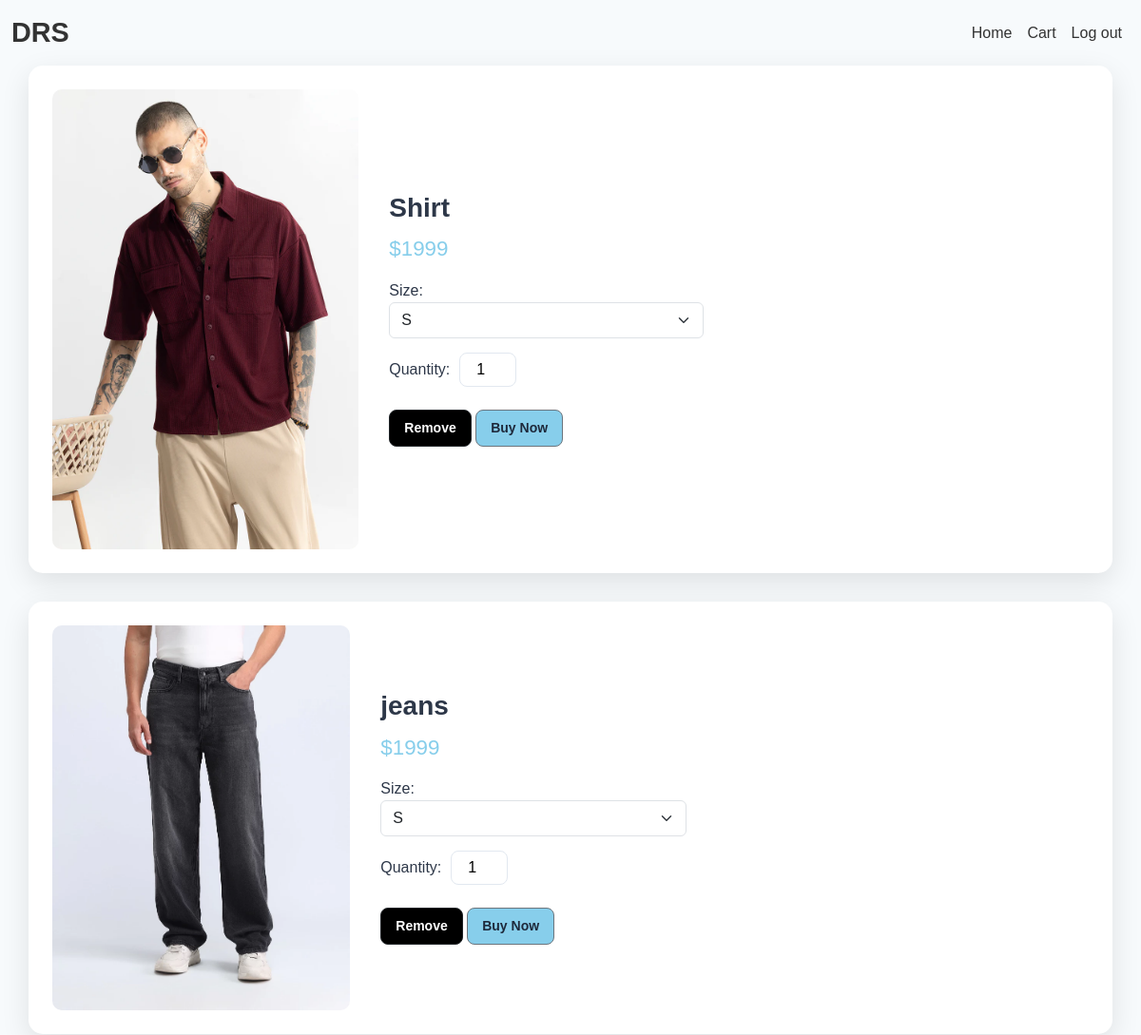
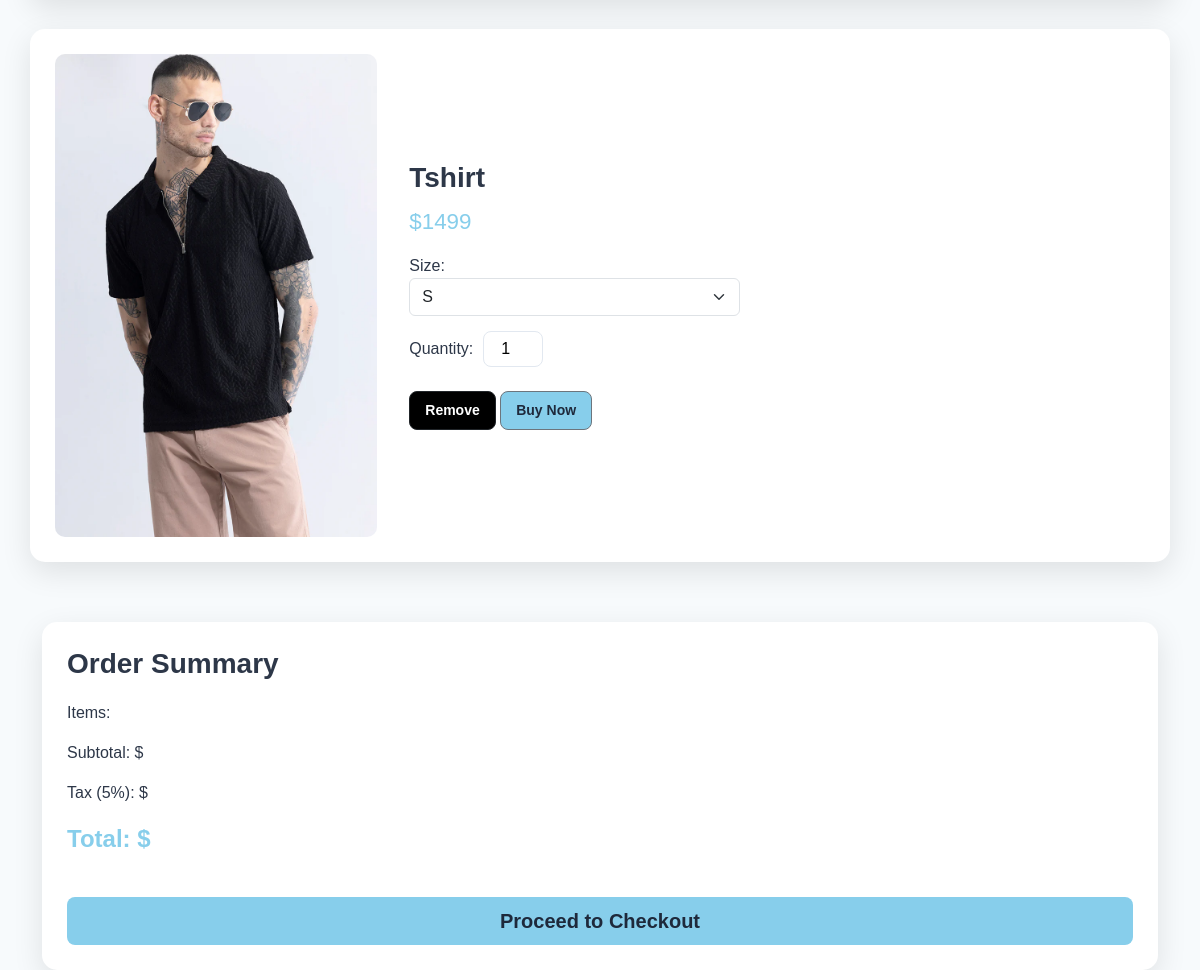
Screenshot of /view_cart/ (signed in) with the database file from the repository (2 pictures, top to bottom).
### app/models.py (models this page shows)
class Cart(models.Model):
    user=models.ForeignKey(User,on_delete=models.CASCADE)
    product=models.ForeignKey(Product,on_delete=models.CASCADE)

class Product(models.Model):
    pro_id=models.TextField()
    name=models.TextField()
    price=models.IntegerField()
    ofr_price=models.IntegerField()
    img=models.FileField()
    dis=models.TextField()

### app/views.py (the view)
# urls.py: path('view_cart/',views.view_cart),
def view_cart(req):
    user=User.objects.get(username=req.session['user'])
    cart_dtls=Cart.objects.filter(user=user)
    return render(req,'user/cart.html',{'cart_dtls':cart_dtls})

### templates/user/cart.html (shortened to what this page needs)
<!DOCTYPE html>
<html lang="en">
<head>
    <link href="https://cdn.jsdelivr.net/npm/bootstrap@5.3.3/dist/css/bootstrap.min.css" rel="stylesheet">
</head>
<body>
    <nav class="navbar navbar-expand-lg">
        <div class="container-fluid">
            <a class="navbar-brand" href="#">DRS</a>
            <div class="collapse navbar-collapse" id="navbarNav">
                <ul class="navbar-nav ms-auto">
                    <li class="nav-item">
                        <a class="nav-link" href="../user_home">Home</a>
                    </li>
                    <li class="nav-item">
                        <a class="nav-link active" href="#">Cart</a>
                    </li>
                    <li class="nav-item">
                        <a class="nav-link" href="shp_logout">Log out</a>
                    </li>
                </ul>
            </div>
        </div>
    </nav>
    <div class="container">
        <div class="row">
            {% for i in cart_dtls %}
            <div class="col-md-12 cart-container">
                <div class="row align-items-center">
                    <div class="col-md-4 col-sm-6">
                        <img src="{{i.product.img.url}}" alt="Product Image" class="product-image">
                    </div>
                    <div class="col-md-8 col-sm-6 product-details">
                        <h2 class="product-title">{{i.product.name}}</h2>
                        <p class="product-price">&#36;{{i.product.price}}</p>
                        <div class="product-size">
                            <label for="size-{{i.pk}}">Size:</label>
                            <select id="size-{{i.pk}}" class="form-select w-50">
                                <option value="S">S</option>
                            </select>
                        </div>
                        <div class="quantity-selector">
                            <label for="quantity-{{i.pk}}">Quantity:</label>
                            <input type="number" id="quantity-{{i.pk}}" value="1" min="1">
                        </div><br>
                        <a href="{% url 'delete_cart' id=i.pk %}" class="btn btn-dark btn-sm">Remove</a>
                        <a href="{% url 'user_buy' cid=i.pk %}" class="btn btn-secondary btn-sm">Buy Now</a>
                    </div>
                </div>
            </div>
            {% endfor %}
        </div>
        <div class="cart-summary">
            <h4>Order Summary</h4>
            <p>Items: {{ cart_items_count }}</p>
            <p>Subtotal: &#36;{{ cart_subtotal }}</p>
            <p>Tax (5%): &#36;{{ tax_amount }}</p>
            <p class="total-price">Total: &#36;{{ total_amount }}</p>
            <button class="btn btn-lg w-100 mt-4" id="proceed">Proceed to Checkout</button>
        </div>
    </div>
</body>
</html>

### templates/user/cart.html (style rules this page uses)
body { background-color: #f7fafc; font-family: 'Poppins', sans-serif; color: #2d3748; }
.navbar { background-color: transparent; position: sticky; top: 0; z-index: 1000; }
.navbar-brand { font-weight: bold; font-size: 1.8rem; color: #333; }
.nav-link { color: #333 !important; font-weight: 500; transition: color 0.3s ease; }
.cart-container { background: #fff; border-radius: 15px; box-shadow: 0 10px 30px rgba(0, 0, 0, 0.1); padding: 25px; margin-bottom: 30px; display: flex; justify-content: space-between; flex-wrap: wrap; gap: 20px; }
.product-image { width: 100%; height: 100%; object-fit: cover; border-radius: 10px; }
.product-details { flex: 1; padding-left: 20px; }
.product-title { font-size: 1.75rem; font-weight: 600; color: #2d3748; margin-bottom: 10px; }
.product-price { font-size: 1.4rem; color: skyblue; margin-bottom: 15px; }
.product-size { font-size: 1rem; margin-bottom: 15px; font-weight: 500; }
.btn { font-weight: 600; padding: 8px 15px; border-radius: 8px; transition: all 0.3s ease; }
.btn-dark { background-color: black; color: white; }
.btn-secondary { background-color: skyblue; color: #1e293b; }
.quantity-selector { margin-top: 10px; display: flex; align-items: center; gap: 10px; }
.quantity-selector input { width: 60px; padding: 5px; font-size: 1rem; text-align: center; border: 1px solid #e2e8f0; border-radius: 8px; }
#proceed { background-color: skyblue; color: #1e293b; }
.cart-summary { background: #fff; border-radius: 15px; padding: 25px; box-shadow: 0 10px 30px rgba(0, 0, 0, 0.1); margin-top: 30px; }
.cart-summary h4 { font-size: 1.75rem; font-weight: 600; color: #2d3748; margin-bottom: 20px; }
.cart-summary .total-price { font-size: 1.5rem; color: skyblue; font-weight: 600; margin-top: 15px; }

### rows the page displays
Cart: product.img (picture), product.name "Shirt", product.price "1999", id "S"
Cart: product.img (picture), product.name "jeans", product.price "1999", id "S"
Cart: product.img (picture), product.name "Tshirt", product.price "1499", id "S"
